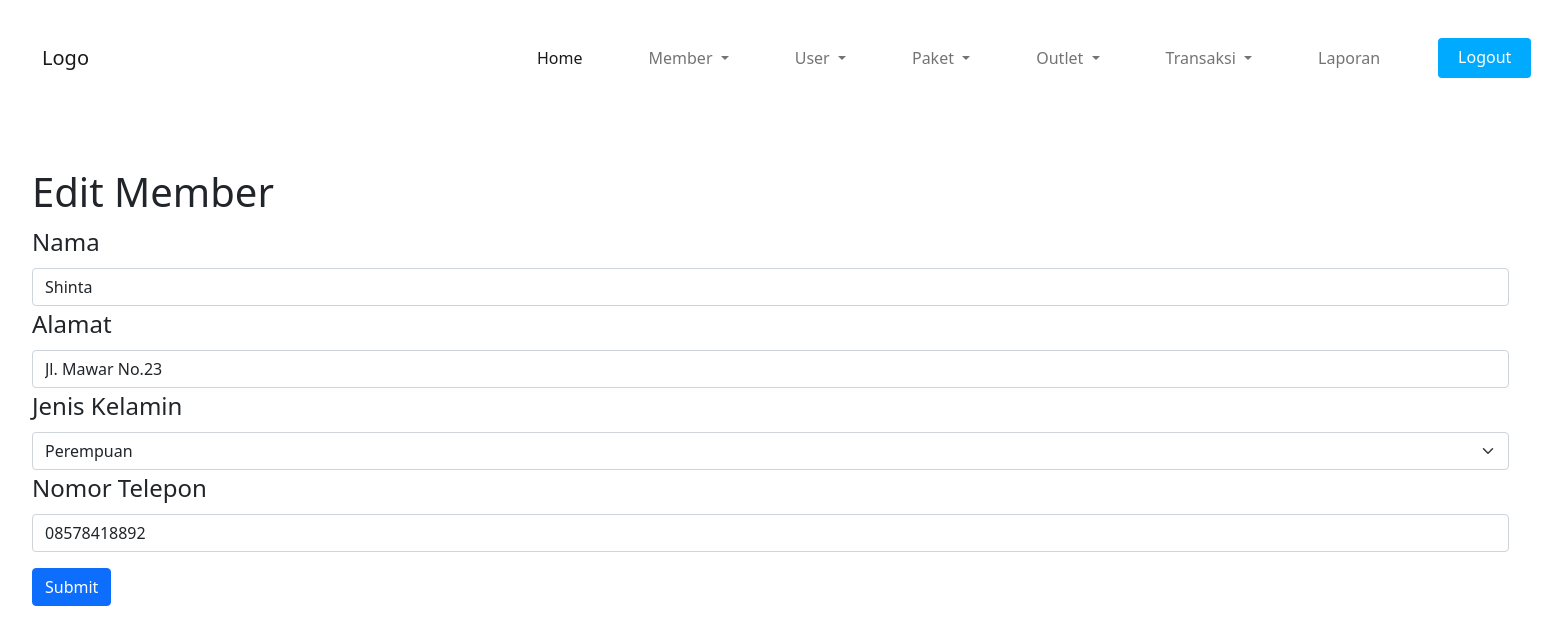
The page /member/ubah.php?id=13 (signed in) on the database its author committed.
### tables this page shows
CREATE TABLE `member` (
  `id` int(11) NOT NULL,
  `nama_member` varchar(100) NOT NULL,
  `alamat` text NOT NULL,
  `jenis_kelamin` enum('Laki-laki','Perempuan') NOT NULL,
  `telpon` varchar(15) NOT NULL
);

### member/ubah.php (the view, shortened to what this page needs)
<?php
require_once "../koneksi.php";
require_once "../componen/bootstrap.php";
require_once "../componen/navbar.php";
if ($_GET) {
	global $nama_member, $alamat, $jenis_kelamin, $telpon;
	$id = $_GET["id"];
	$query = mysqli_query($conn, "SELECT * FROM `member` WHERE id = $id");
	$data_member = mysqli_fetch_array($query);
	$nama_member = $data_member["nama_member"];
	$alamat = $data_member["alamat"];
	$jenis_kelamin = $data_member["jenis_kelamin"];
	$telpon = $data_member["telpon"];
} else {
	warn("No ID specified");
	die();
}
?>
<!DOCTYPE html>
<html>
<head>
</head>
<body>
	<main class="crud-form">
		<h1>Edit Member</h1>
		<form action="ubah.php" method="POST">
			<fieldset class="form-group">
				<legend>Nama</legend>
				<input class="form-control" type="text" name="nama_member" value="<?= $nama_member ?>">
			</fieldset>
			<fieldset class="form-group">
				<legend>Alamat</legend>
				<input class="form-control" type="text" name="alamat" value="<?= $alamat ?>">
			</fieldset>
			<fieldset class="form-group">
				<legend>Jenis Kelamin</legend>
				<select class="form-select" aria-label="Choose gender" name="jenis_kelamin">
					<option value="Perempuan" <?= $jenis_kelamin === "Perempuan" ? "selected" : "" ?>>Perempuan</option>
				</select>
			</fieldset>
			<fieldset class="form-group">
				<legend>Nomor Telepon</legend>
				<input class="form-control" type="text" name="telpon" value="<?= $telpon ?>">
			</fieldset>
			<button type="submit" class="btn btn-primary mt-3">Submit</button>
		</form>
	</main>
</body>
</html>

### style.css (style rules this page uses)
.crud-form { padding: 2rem 2rem; }

### rows shown on the page
member: nama_member "Shinta", alamat "Jl. Mawar No.23", jenis_kelamin "Perempuan", telpon "08578418892"
